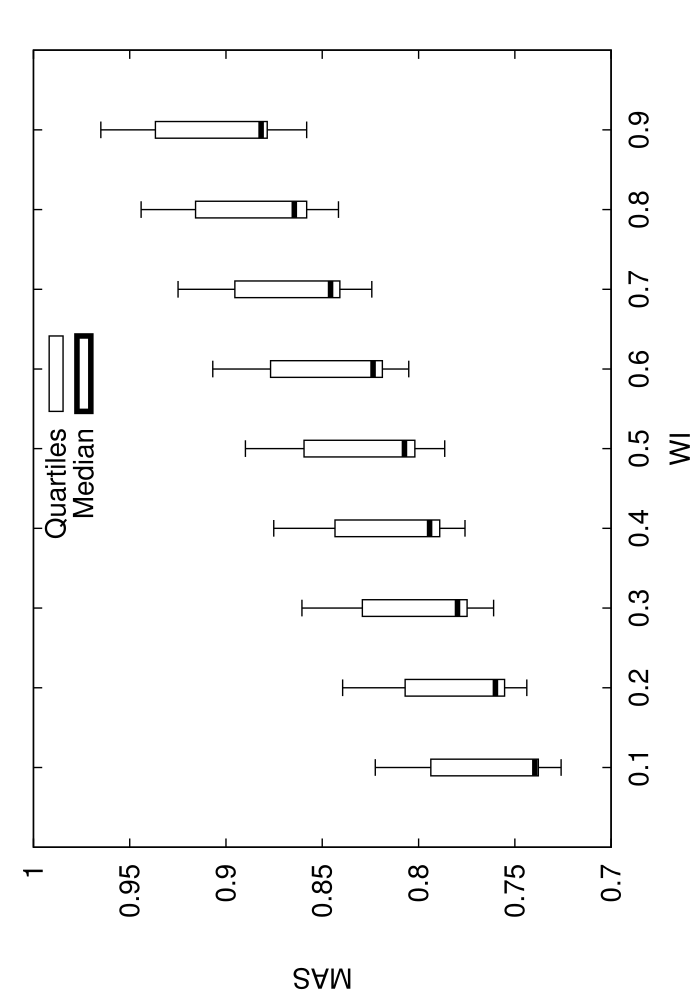

gnuplot code for this plot:
set terminal postscript enhanced 20
set xrange[0:1]
set xlabel 'WI'
set ylabel 'MAS'
set key ins vert center top spacing 1.0
set output 'stat_SIM_W09.dat.eps'
set bars 4.0
set style fill empty
plot 'stat_SIM_W09.dat.elab' using 1:3:2:6:5:xticlabel(1) with candlesticks lt -1 lw 1 title 'Quartiles' whiskerbars,'' using 1:4:4:4:4:xticlabels(1) with candlesticks lt -1 lw 4 title 'Median'
